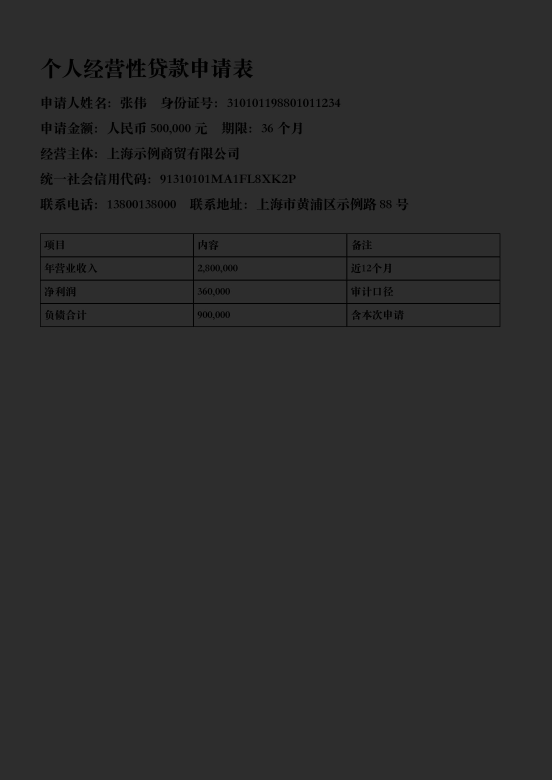
#> input picture credit-platform/sys-01-docproc/samples/dark.jpg, 1654 x 2339 px (shown at 1/3 size)
$ python -i preprocess.py   (imports and definitions only)
#> lines starting #> are read from the running program, lines starting #| are printed output that depends on the picture; after the words box and inside, x2 and y2 are one past the last pixel; in counts of white or black regions, pixels touching at a corner belong together
#> further down, picture is the input picture: shape (2339, 1654, 3); min 0, max 61, mean 44
import cv2
import numpy as np


def decode_image(data: bytes):
    arr = np.frombuffer(data, dtype=np.uint8)
    img = cv2.imdecode(arr, cv2.IMREAD_COLOR)
    return img


def estimate_skew_angle(img) -> float:
    gray = cv2.cvtColor(img, cv2.COLOR_BGR2GRAY)
    gray = cv2.GaussianBlur(gray, (3, 3), 0)
    _, th = cv2.threshold(gray, 0, 255, cv2.THRESH_BINARY_INV + cv2.THRESH_OTSU)
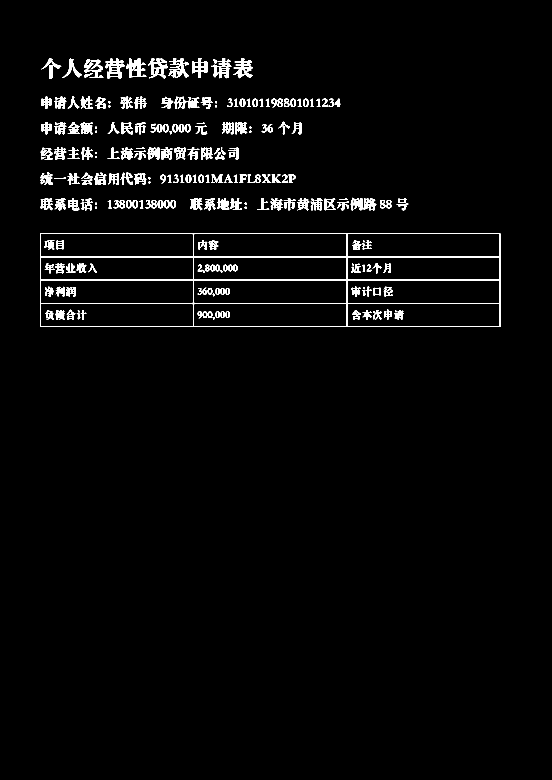
#> th: shape (2339, 1654) (shown at 1/3 size); 2.4% white; 253 white regions (5 under 20 px), largest, box (x1, y1, x2, y2) and area: (120, 700, 1501, 981) 20681, (378, 176, 439, 234) 1537, (507, 175, 567, 234) 1459
    coords = cv2.findNonZero(th)
#> coords = contour of 92543 points, box (x1, y1, x2, y2) (120, 174, 1501, 981), area 341136
    if coords is None or len(coords) < 50:
        return 0.0
    (_, _), (_, _), angle = cv2.minAreaRect(coords)
#> angle = -90
    if angle > 45:
        angle -= 90
    if angle < -45:
        angle += 90
#> angle = 0
    return float(angle)


def deskew(img):
    angle = estimate_skew_angle(img)
#> angle = 0
    if abs(angle) < 0.3 or abs(angle) > 20:
        return img
    h, w = img.shape[:2]
    m = cv2.getRotationMatrix2D((w / 2, h / 2), angle, 1.0)
    return cv2.warpAffine(
        img, m, (w, h), flags=cv2.INTER_CUBIC, borderMode=cv2.BORDER_REPLICATE
    )


def limit_max_side(img, max_side: int):
    h, w = img.shape[:2]
    longest = max(h, w)
    if longest <= max_side:
        return img
    scale = max_side / longest
    return cv2.resize(img, (int(w * scale), int(h * scale)), interpolation=cv2.INTER_AREA)


def preprocess(img, cfg):
    if cfg.get("deskew", True):
        img = deskew(img)
    img = limit_max_side(img, int(cfg.get("max_side", 3000)))
    if cfg.get("denoise", False):
        img = cv2.fastNlMeansDenoisingColored(img, None, 5, 5, 7, 21)
    return img

>>> import cv2
>>> picture = cv2.imread('../../samples/dark.jpg')
>>> result = deskew(picture)
